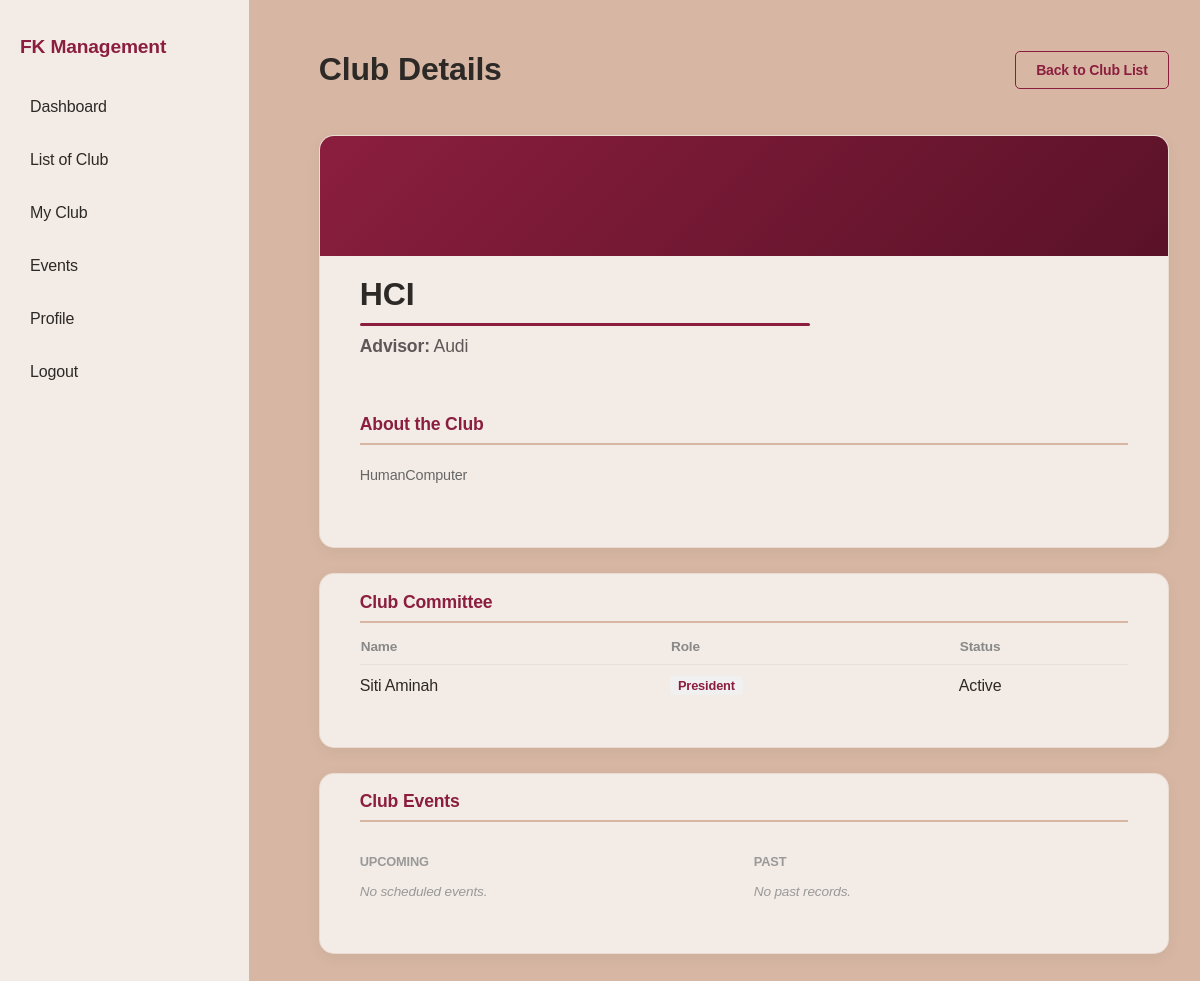
/ClubDetails.php?id=E002 (signed in), run on an earlier commit of the app's database.
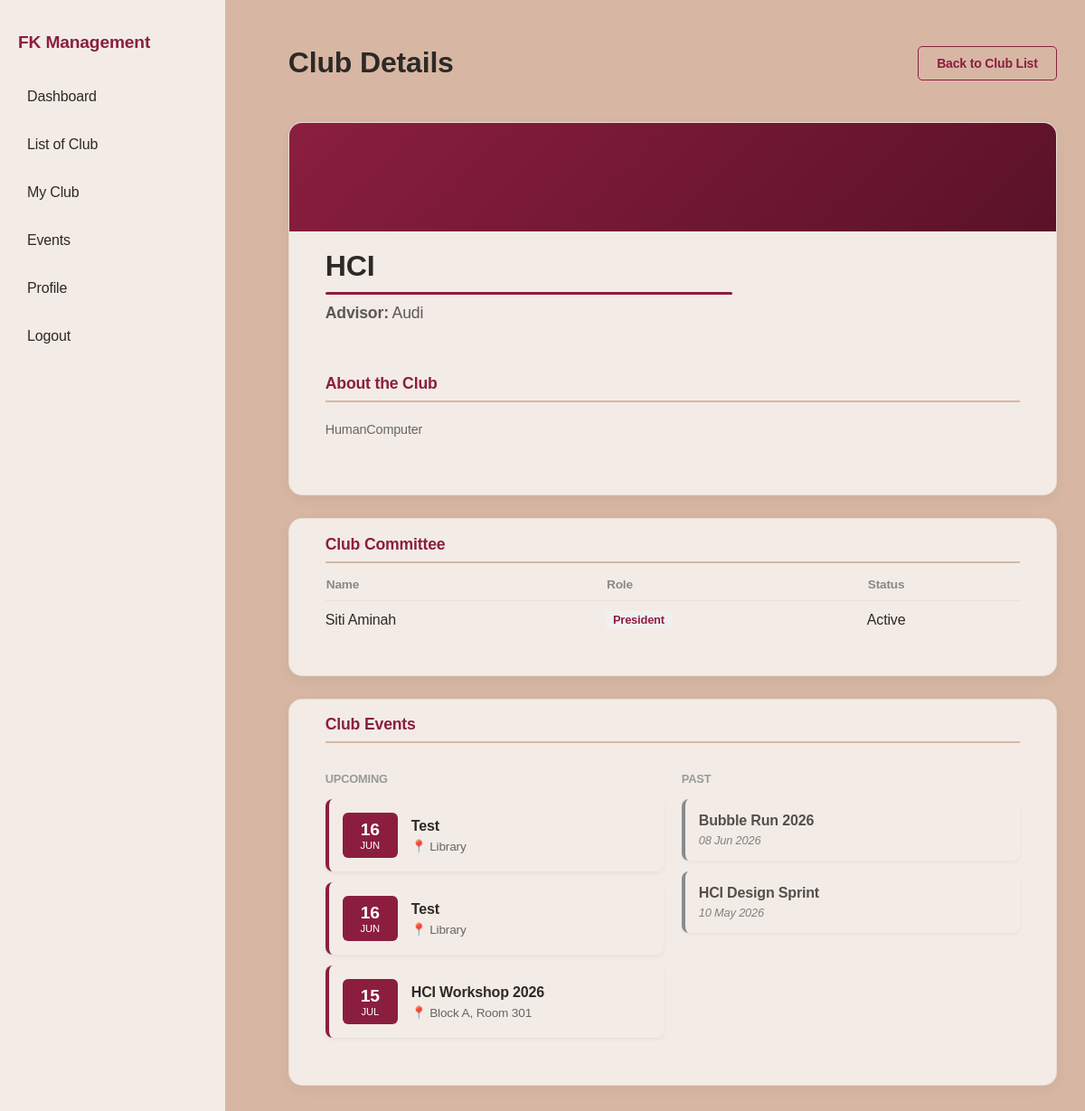
And on a later commit of the database.
### tables this page shows
CREATE TABLE `club` (
  `ClubID` varchar(50) NOT NULL,
  `ClubName` varchar(120) NOT NULL,
  `ClubDesc` text NOT NULL,
  `ClubAdvisor` varchar(100) NOT NULL,
  `ClubStatus` varchar(50) NOT NULL
);

CREATE TABLE `membership` (
  `MemberID` int(11) NOT NULL,
  `UserID` varchar(50) NOT NULL,
  `ClubID` varchar(50) NOT NULL,
  `MemberRoleID` varchar(50) NOT NULL,
  `JoinDate` date NOT NULL,
  `MemberStatus` varchar(50) NOT NULL
);

CREATE TABLE `user` (
  `UserID` varchar(50) NOT NULL,
  `Name` varchar(100) NOT NULL,
  `Email` varchar(100) NOT NULL,
  `Password` varchar(50) NOT NULL,
  `RoleID` varchar(50) NOT NULL,
  `UserStatus` varchar(50) NOT NULL
);

CREATE TABLE `membership_role` (
  `MemberRoleID` varchar(50) NOT NULL,
  `MemberRoleName` varchar(50) NOT NULL
);

CREATE TABLE `event` (
  `EventID` varchar(50) NOT NULL,
  `Title` varchar(200) NOT NULL,
  `Description` varchar(250) NOT NULL,
  `EventDate` date NOT NULL,
  `EventTime` time NOT NULL,
  `Venue` varchar(250) NOT NULL,
  `MaxParticipants` int(11) NOT NULL,
  `ClubID` varchar(50) NOT NULL,
  `EventStatus` varchar(50) NOT NULL
);

### ClubDetails.php (the view, shortened to what this page needs)
<?php
require_once 'db.php';
if (isset($_GET['id']) && !empty($_GET['id'])) {
    $clubID = mysqli_real_escape_string($conn, $_GET['id']);
    $sqlClub = "SELECT * FROM club WHERE ClubID = '$clubID'";
    $resClub = mysqli_query($conn, $sqlClub);
    $club = mysqli_fetch_assoc($resClub);
} else {
    header("Location: ClubList.php");
    exit();
}
try {
    $sqlComm = "SELECT m.MemberStatus, mr.MemberRoleName, u.Name
                FROM membership m
                INNER JOIN membership_role mr ON m.MemberRoleID = mr.MemberRoleID
                INNER JOIN user u ON m.UserID = u.UserID
                WHERE m.ClubID = '$clubID'
                AND m.MemberStatus = 'Active'
                AND mr.MemberRoleName != 'General Member'";
    $resComm = mysqli_query($conn, $sqlComm);
    $committeeMembers = [];
    if ($resComm) {
        while ($row = mysqli_fetch_assoc($resComm)) {
            $committeeMembers[] = $row;
        }
    }
} catch (Exception $e) {
    $committeeMembers = [];
}
try {
    $sqlUp = "SELECT * FROM event WHERE ClubID = '$clubID' AND EventDate >= CURDATE() ORDER BY EventDate ASC";
    $resUp = mysqli_query($conn, $sqlUp);
    $upcomingEvents = [];
    while ($row = mysqli_fetch_assoc($resUp)) {
        $upcomingEvents[] = $row;
    }
    $sqlPast = "SELECT * FROM event WHERE ClubID = '$clubID' AND EventDate < CURDATE() ORDER BY EventDate DESC LIMIT 5";
    $resPast = mysqli_query($conn, $sqlPast);
    $pastEvents = [];
    while ($row = mysqli_fetch_assoc($resPast)) {
        $pastEvents[] = $row;
    }
} catch (Exception $e) {
    $upcomingEvents = [];
    $pastEvents = [];
}
?>
<!DOCTYPE html>
<html lang="en">
<head>
    <link rel="stylesheet" href="style.css">
</head>
<body>
<?php include('Navigation.php'); ?>
<div class="main-content">
    <div class="header-row">
        <h1>Club Details</h1>
        <a href="ClubList.php" class="btn btn-outline">Back to Club List</a>
    </div>
    <div class="profile-main-box">
        <div class="profile-header-bg"></div>
        <div class="profile-content">
            <div class="title-status">
                <h2><?php echo htmlspecialchars($club['ClubName']); ?></h2>
            </div>
            <div class="header-divider"></div>
            <p class="advisor-name">
                <strong>Advisor:</strong> <?php echo htmlspecialchars($club['ClubAdvisor']); ?>
            </p>
        </div>
        <div class="about-container">
            <h3 class="section-underline-title">About the Club</h3>
            <p class="description-text">
                <?php echo nl2br(htmlspecialchars($club['ClubDesc'])); ?>
            </p>
        </div>
    </div>
    <div class="profile-details-grid">
        <div class="detail-section full-width">
            <h3 class="section-underline-title">Club Committee</h3>
            <table class="modern-table">
                <thead>
                    <tr>
                        <th>Name</th>
                        <th>Role</th>
                        <th>Status</th>
                    </tr>
                </thead>
                <tbody>
                    <?php if (empty($committeeMembers)): ?>
                        <tr>
                            <td colspan="3">No committee members found.</td>
                        </tr>
                    <?php else: ?>
                        <?php foreach ($committeeMembers as $m): ?>
                            <tr>
                                <td><?php echo htmlspecialchars($m['Name']); ?></td>
                                <td>
                                    <span class="pos-badge"><?php echo htmlspecialchars($m['MemberRoleName']); ?></span>
                                </td>
                                <td><?php echo htmlspecialchars($m['MemberStatus']); ?></td>
                            </tr>
                        <?php endforeach; ?>
                    <?php endif; ?>
                </tbody>
            </table>
        </div>
        <div class="detail-section full-width">
            <h3 class="section-underline-title">Club Events</h3>
            <div class="event-tabs-container">
                <div class="event-column">
                    <h4 class="event-type-title">Upcoming</h4>
                    <?php if (empty($upcomingEvents)): ?>
                        <p class="no-data">No scheduled events.</p>
                    <?php else: ?>
                        <?php foreach ($upcomingEvents as $ev): ?>
                            <div class="event-item upcoming">
                                <div class="event-date-badge">
                                    <span class="day"><?php echo date('d', strtotime($ev['EventDate'])); ?></span>
                                    <span class="month"><?php echo date('M', strtotime($ev['EventDate'])); ?></span>
                                </div>
                                <div class="event-info">
                                    <h5><?php echo htmlspecialchars($ev['Title']); ?></h5>
                                    <p>📍 <?php echo htmlspecialchars($ev['Venue']); ?></p>
                                </div>
                            </div>
                        <?php endforeach; ?>
                    <?php endif; ?>
                </div>
                <div class="event-column">
                    <h4 class="event-type-title">Past</h4>
                    <?php if (empty($pastEvents)): ?>
                        <p class="no-data">No past records.</p>
                    <?php else: ?>
                        <?php foreach ($pastEvents as $ev): ?>
                            <div class="event-item past">
                                <div class="event-info">
                                    <h5><?php echo htmlspecialchars($ev['Title']); ?></h5>
                                    <p class="past-date"><?php echo date('d M Y', strtotime($ev['EventDate'])); ?></p>
                                </div>
                            </div>
                        <?php endforeach; ?>
                    <?php endif; ?>
                </div>
            </div>
        </div>
    </div>
</div>
</body>
</html>

### Navigation.php (shortened to what this page needs)
<div class="sidebar">
    <h2>FK Management</h2>
    <ul class="nav-menu">
        <?php if($_SESSION['RoleID'] == 'R02') { ?>
            <li>
                <a href="StudentDashboard.php">
                    Dashboard
                </a>
            </li>
            <li>
                <a href="ClubList.php">
                    List of Club
                </a>
            </li>
            <li>
                <a href="MyClub.php">
                    My Club
                </a>
            </li>
            <li>
                <a href="StudentEvent.php">
                    Events
                </a>
            </li>
        <?php } ?>
        <li>
            <a href="Profile.php">
                Profile
            </a>
        </li>
        <li>
            <a href="Logout.php"
               onclick="return confirm('Are you sure you want to logout?');">
                Logout
            </a>
        </li>
    </ul>
</div>

What changed in the data, as far as the page shows it:
added event: EventDate "16", EventDate "JUN", Title "Test", Venue "Library", shown under "UPCOMING"
added event: EventDate "16", EventDate "JUN", Title "Test", Venue "Library", shown under "UPCOMING"
added event: EventDate "15", EventDate "JUL", Title "HCI Workshop 2026", Venue "Block A, Room 301", shown under "UPCOMING"
added event: Title "Bubble Run 2026", EventDate "08 Jun 2026", shown under "PAST"
added event: Title "HCI Design Sprint", EventDate "10 May 2026", shown under "PAST"
Also different on the page:
text no longer shown: "No scheduled events. No past records."
